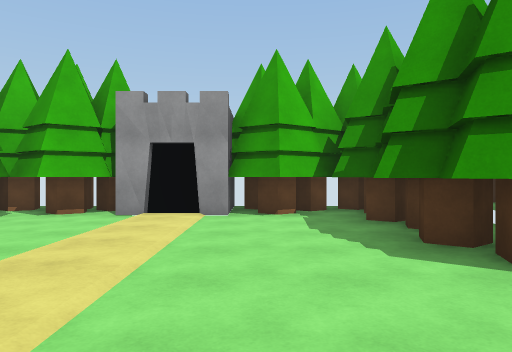
View 1 (above)

24 first-person views from a walk through a scene from a Unity 3-D project. The camera is 1.4 m above the floor, looks level and sees 70° across. The floor is counted in squares, 2 m on a side. Each view is taken from the middle of a square. On the plan, view 1 faces up. The plan holds only what a view shows up to about 11 squares ahead; the rest is blank. The place goes on beyond the plan. The player character is not drawn.

View 2
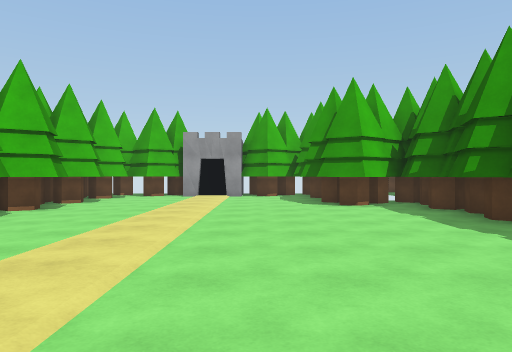

View 3
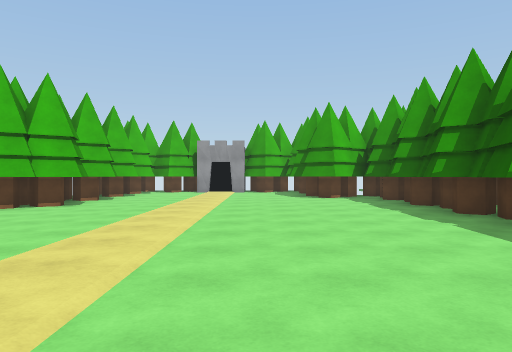

View 4
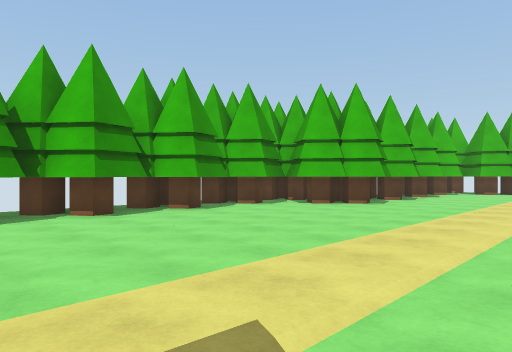

View 5
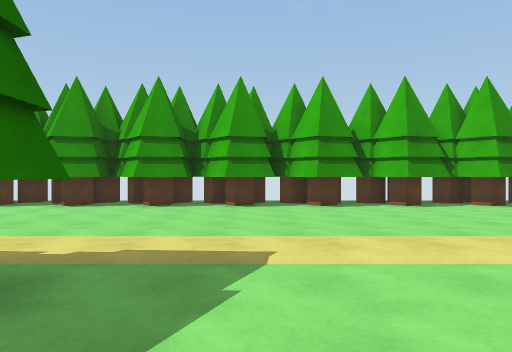

View 6
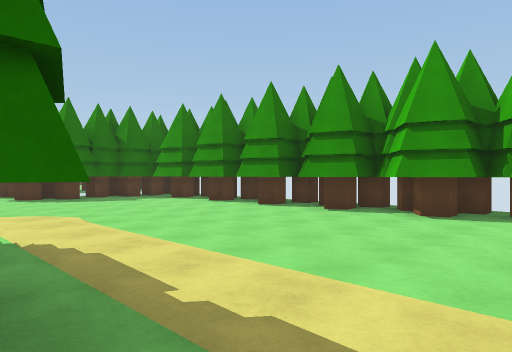

View 7
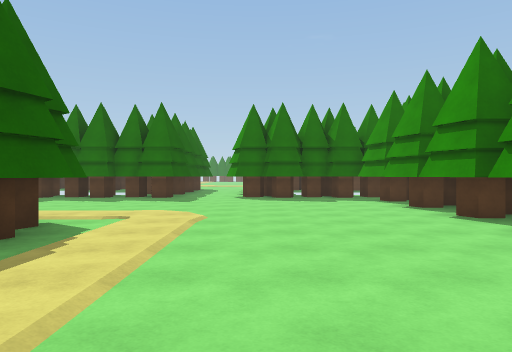

View 8
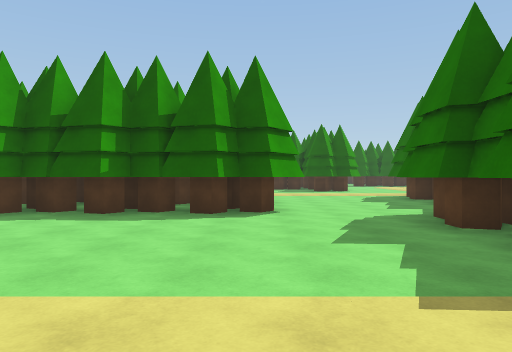

View 9
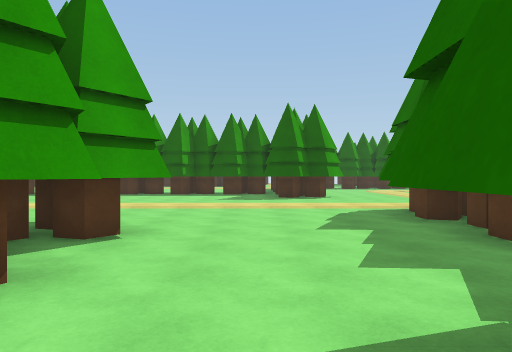

View 10
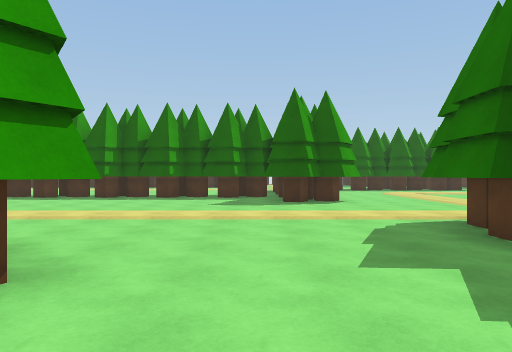

View 11
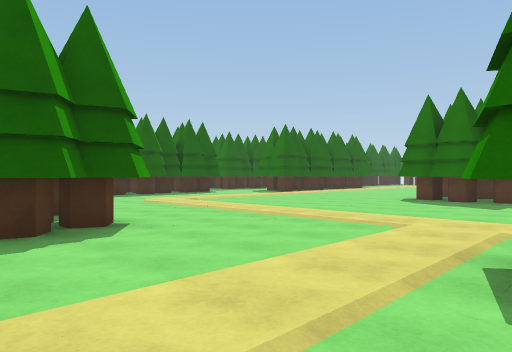

View 12
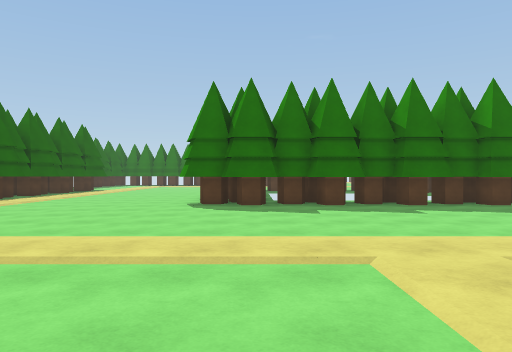

View 13
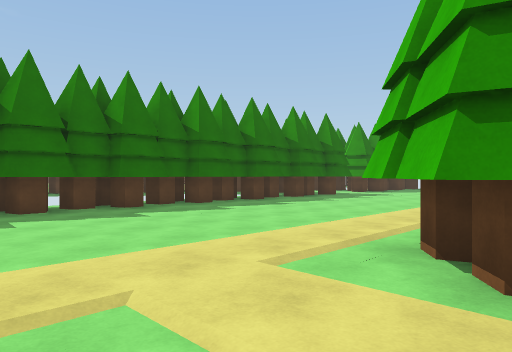

View 14
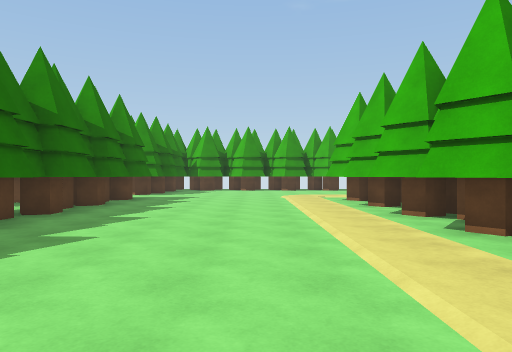

View 15
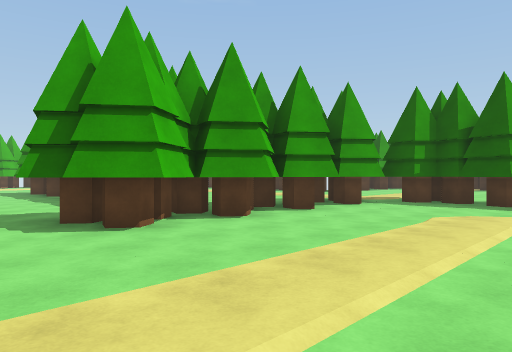

View 16
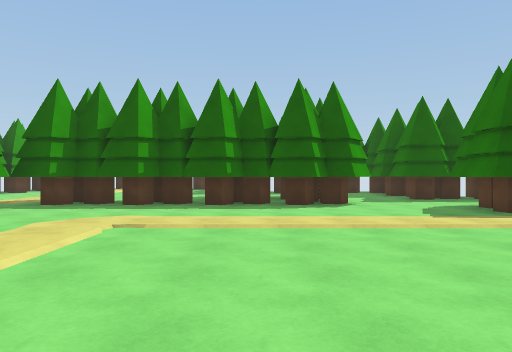

View 17
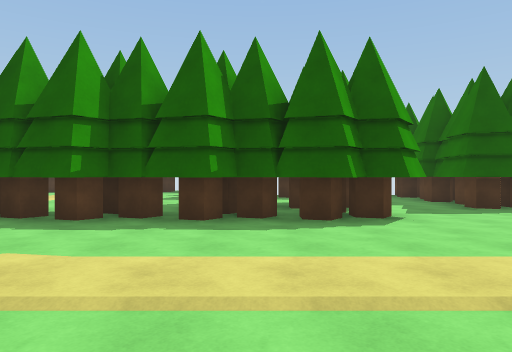

View 18
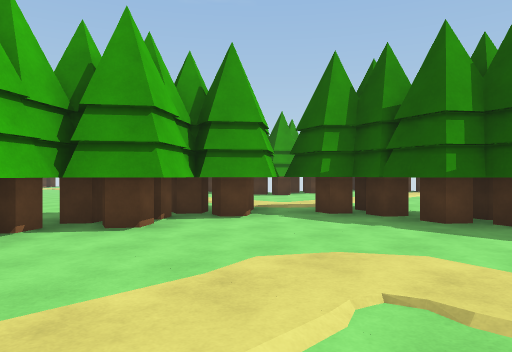

View 19
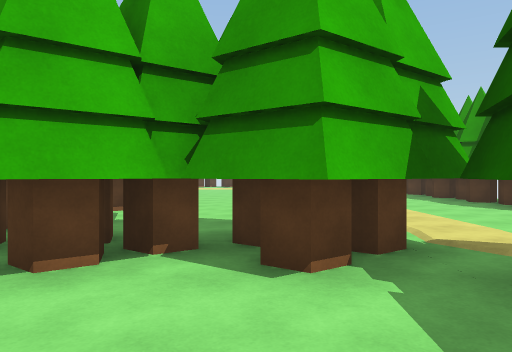

View 20
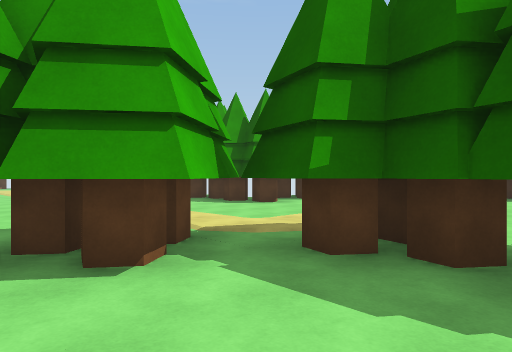

View 21
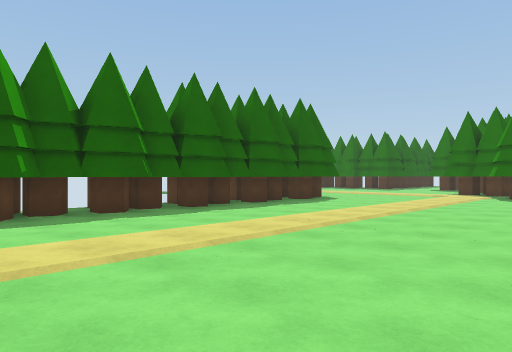

View 22
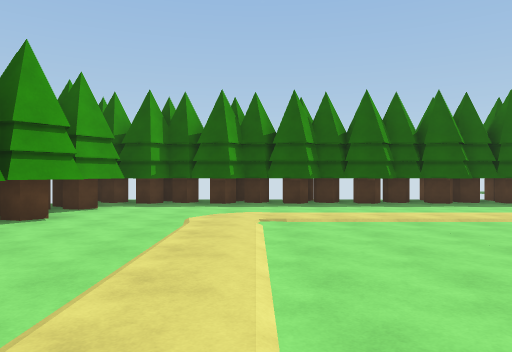

View 23
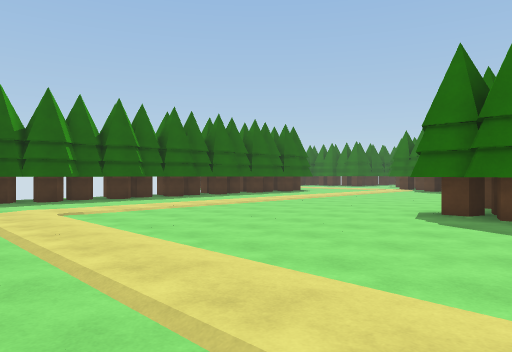

View 24
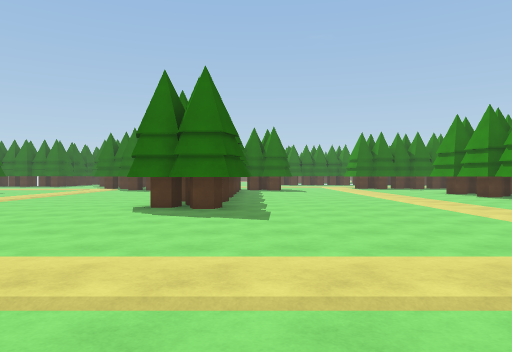

### Floor plan
Key: @ floor where view 1 was taken; # wall or solid block; . floor; T thing the floor can be seen under or through; O other object.
Columns run from 7 left of view 1 to 26 right of it. Each row starts with its distance up from view 1.
  9                            #######
  8    ##OO##             .    ......#
  7   ###OO###           ............#
  6   ##.....#          .............#
  5   #......#          .............#
  4   #......##        ..............#
  3   #......###      ...............#
  2   #........#      ...............#
  1   #........#     ................#
  0  ##....@...#    .......##........#
 -1 ###........#  # .......##........#
 -2 ##.........#  #........##........#
 -3 #..........#  #........  ........#
 -4 #..........#  #  ......   .......#
 -5 #..........#  #........   .......#
 -6 #..........####........ # .......#
 -7 #..........####........ #........#
 -8 #......................  ........
 -9 #...................... T........
-10 #......####..........###TTTT#...
-11 #......####..........###TTTT#..
-12 #......##########............##...
-13 #......##########............##...
-14 #............................##
-15 #............................##
-16 #............................##
-17 #............................##
-18 #............................###
-19 #............................###
-20    ##. ##############............
-21     #.             ##.............
-22                       .....###.###

Positions as (right, up) in squares from view 1, and headings:
1: (0, 0), facing up
2: (0, -6), facing up
3: (0, -9), facing up
4: (0, -9), facing up-left
5: (2, -8), facing left
6: (0, -8), facing down-left
7: (-3, -8), facing down
8: (-3, -7), facing right
9: (2, -9), facing right
10: (4, -9), facing right
11: (9, -9), facing down-right
12: (12, -11), facing down
13: (12, -12), facing down-left
14: (11, -16), facing left
15: (12, -16), facing up-right
16: (13, -17), facing right
17: (16, -17), facing right
18: (16, -16), facing up-right
19: (20, -14), facing up
20: (19, -14), facing up-right
21: (19, 3), facing down-right
22: (16, 5), facing right
23: (15, 7), facing down-right
24: (15, 8), facing down
